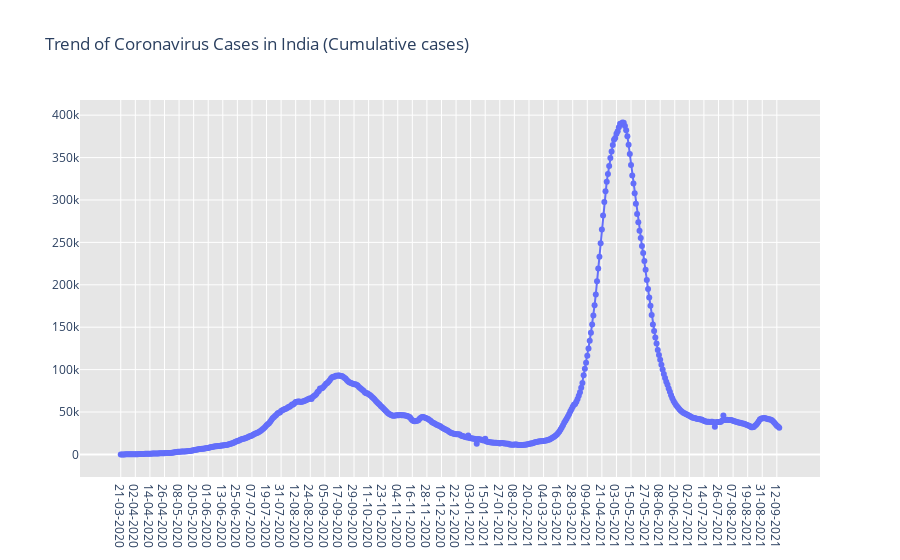

The notebook cell this image was saved under:
### Code cell
# Rise of COVID-19 cases in India
fig = go.Figure()
fig.add_trace(go.Scatter(x=df_india['Date'], y = df_india['Daily Positive'], mode='lines+markers',name='Total Cases'))
fig.update_layout(title_text='Trend of Coronavirus Cases in India (Cumulative cases)',plot_bgcolor='rgb(230, 230, 230)')
fig.show()

### Figure 1 — Plotly figure (JSON) as saved in the notebook; plotly's stock layout.template omitted (floating-point values rounded to 4 significant figures; data arrays with more than 128 entries replaced by an {"elided": "..."} marker saying what was removed)
{"data": [{"mode": "lines+markers", "name": "Total Cases", "type": "scatter", "x": {"elided": "543 str values"}, "y": {"elided": "543 int values"}}], "layout": {"plot_bgcolor": "rgb(230, 230, 230)", "title": {"text": "Trend of Coronavirus Cases in India (Cumulative cases)"}}}
